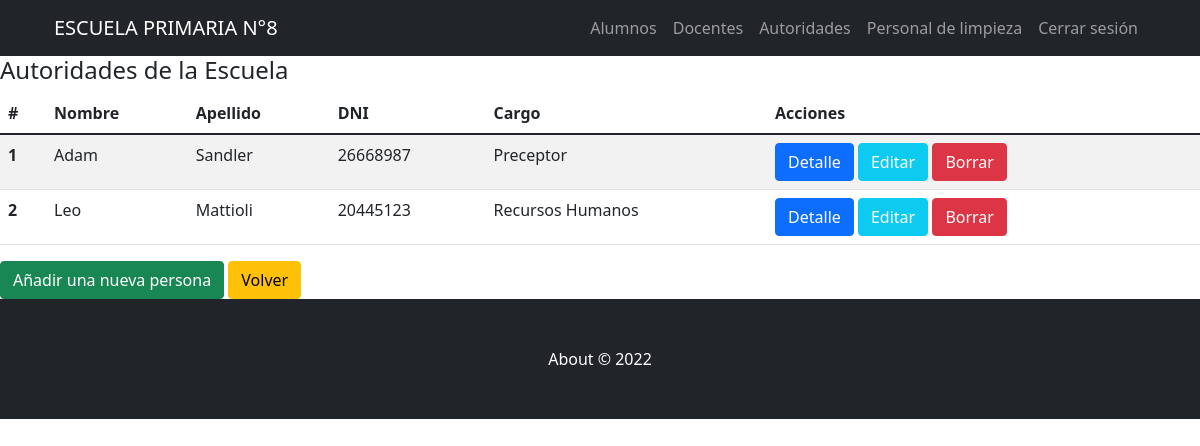
Screenshot of /AppZero/autoridades/lista (signed in) with the database file from the repository.
### AppZero/models.py (models this page shows, shortened)
class Autoridad(models.Model):
    nombre=models.CharField(max_length=40)
    apellido=models.CharField(max_length=40)
    DNI = models.IntegerField()
    direccion=models.CharField(max_length=60, blank=True, null=True)
    telefono=models.IntegerField(blank=True, null=True)
    email=models.EmailField(blank=True, null=True)
    cargo = models.CharField(max_length=40)

### AppZero/views.py (the view)
# urls.py: path('autoridades/lista', views.AutoridadesList.as_view(), name="AutoridadesList"),
@method_decorator(login_required(login_url='Login'), name='dispatch')
@method_decorator(personal_permitido(cargo_permitido=['Recursos Humanos']), name='dispatch')
class AutoridadesList(ListView):
    model = Autoridad
    template_name = 'AppZero/Autoridades/autoridad_list.html'

### AppZero/Templates/AppZero/Autoridades/autoridad_list.html
{% extends "AppZero/padre.html" %}
{% load static %}
{% block contenidoAdicional %}
<h4>Autoridades de la Escuela</h4>
<table class="table table-striped">
    <thead>
      <tr>
        <th scope="col">#</th>
        <th scope="col">Nombre</th>
        <th scope="col">Apellido</th>
        <th scope="col">DNI</th>
        <th scope="col">Cargo</th>
        <th scope="col">Acciones</th>
      </tr>
    </thead>
    <tbody>
    {% for autoridad in object_list %}
      <tr>
        <th scope="row">{{autoridad.id}}</th>
        <td>{{autoridad.nombre}}</td>
        <td>{{autoridad.apellido}}</td>
        <td>{{autoridad.DNI}}</td>
        <td>{{autoridad.cargo}}</td>
        <td>
            <a class="btn btn-primary" href="{% url 'AutoridadesDetail' autoridad.id %}">Detalle</a>
            <a class="btn btn-info text-white" href="{% url 'AutoridadesUpdate' autoridad.id %}">Editar</a>
            <a class="btn btn-danger" href="{% url 'AutoridadesDelete' autoridad.id %}">Borrar</a>
        </td>
      </tr>
    {% endfor %}
    </tbody>
  </table>
  <a class="btn btn-success" href="{% url 'AutoridadesCreate' %}">Añadir una nueva persona</a>
  <a class="btn btn-warning" href="{% url 'Inicio' %}">Volver</a>
{% endblock %}

### rows the page displays
Autoridad: id "1", nombre "Adam", apellido "Sandler", DNI "26668987", cargo "Preceptor"
Autoridad: id "2", nombre "Leo", apellido "Mattioli", DNI "20445123", cargo "Recursos Humanos"
